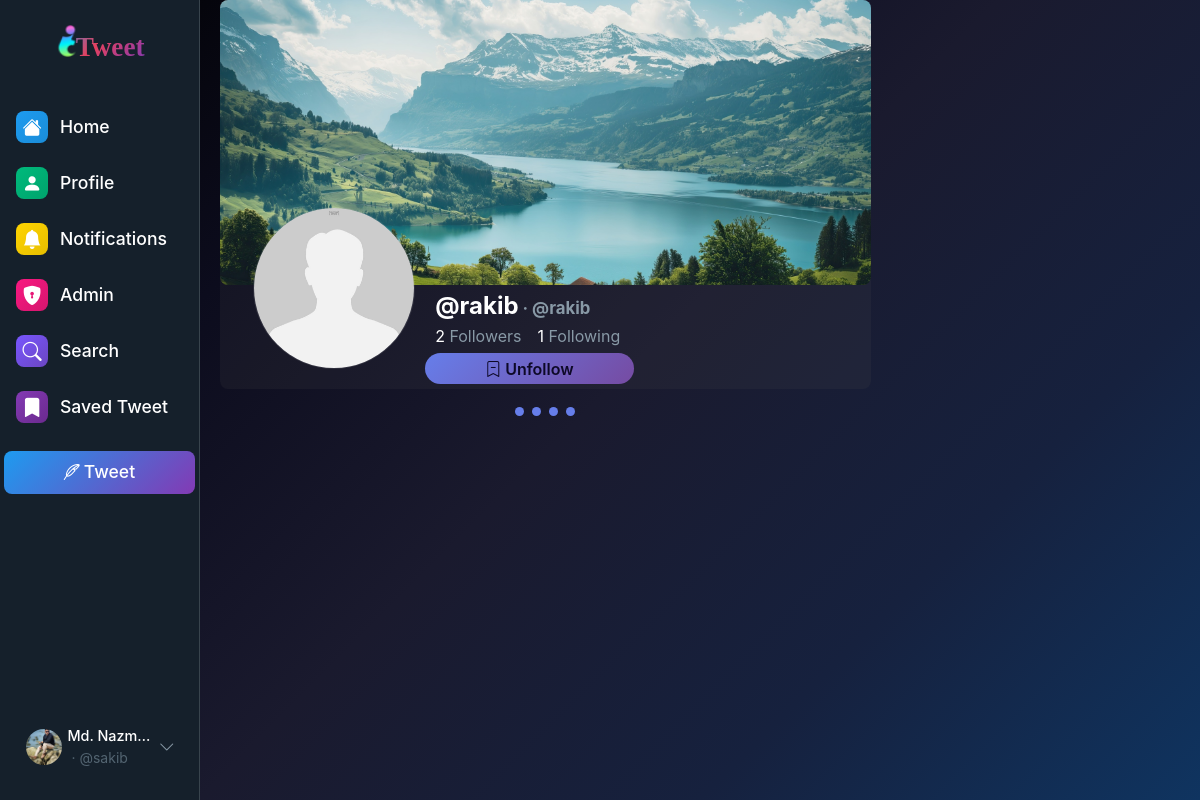
Page /user/profile/5 (signed in) on the committed database.
### user_profile/models.py (models this page shows, shortened)
class UserProfile(models.Model):
    GENDER_CHOICES = [
        ('M', 'Male'),
        ('F', 'Female'),
        ('O', 'Other'),
        ('N', 'Prefer not to say'),
    ]
    RELATIONSHIP_STATUS = [
        ('SINGLE', 'Single'),
        ('IN_RELATIONSHIP', 'In a relationship'),
        ('ENGAGED', 'Engaged'),
        ('MARRIED', 'Married'),
        ('COMPLICATED', "It's complicated"),
        ('SEPARATED', 'Separated'),
        ('DIVORCED', 'Divorced'),
        ('WIDOWED', 'Widowed'),
    ]
    user = models.OneToOneField(User, on_delete=models.CASCADE, related_name='profile')
    name=models.TextField(max_length=200,blank=True,null=True)
    bio = models.TextField(max_length=500, blank=True, null=True)
    date_of_birth = models.DateField(blank=True, null=True)
    gender = models.CharField(max_length=1, choices=GENDER_CHOICES, blank=True, null=True)
    phone_number = models.CharField(max_length=20, blank=True, null=True)
    profile_picture = models.ImageField(
        upload_to='profile_pictures/',
        blank=True,
        null=True,
        default='profile_pictures/default_avatar.jpg'
    )
    cover_photo = models.ImageField(
        upload_to='cover_photos/',
        blank=True,
        null=True,
        default='cover_photos/default_cover.jpg'
    )
    follower_count=models.IntegerField(default=0)
    following_count=models.IntegerField(default=0)
    current_city = models.CharField(max_length=100, blank=True, null=True)
    hometown = models.CharField(max_length=100, blank=True, null=True)
    country = models.CharField(max_length=100, blank=True, null=True)
    workplace = models.CharField(max_length=200, blank=True, null=True)
    position = models.CharField(max_length=200, blank=True, null=True)
    education = models.CharField(max_length=200, blank=True, null=True)
    website = models.URLField(blank=True, null=True)
    facebook_url = models.URLField(blank=True, null=True)
    twitter_url = models.URLField(blank=True, null=True)
    instagram_url = models.URLField(blank=True, null=True)
    linkedin_url = models.URLField(blank=True, null=True)
    relationship_status = models.CharField(max_length=20, choices=RELATIONSHIP_STATUS, blank=True, null=True)
    is_profile_public = models.BooleanField(default=True)
    show_email = models.BooleanField(default=False)
    show_phone = models.BooleanField(default=False)
    created_at = models.DateTimeField(auto_now_add=True)
    updated_at = models.DateTimeField(auto_now=True)
    @property
    def full_name(self):
        if self.user.first_name and self.user.last_name:
            return f"{self.user.first_name} {self.user.last_name}"
        elif self.user.first_name:
            return self.user.first_name
        elif self.user.last_name:
            return self.user.last_name
        else:
            return self.user.username

### user_profile/views/user_profile.py (the view)
# urls.py: path('profile/<int:user_id>', UserProfile, name='user_profile'),
@login_required
def UserProfile(request,user_id):
        user=get_object_or_404(User,id=user_id)
        user_profile=get_object_or_404(UserProfileModel,user=user)
        comment_form=CommentForm()
        is_following=FollowModel.objects.filter(user=request.user,following_to=user).exists() if request.user.is_authenticated else False
        return render(request, 'user_profile.html',{
            'comment_form':comment_form,
            "profile_user":user,
            'user_profile':user_profile,
            'is_following':is_following,
            })

### user_profile/templates/user_profile.html (shortened to what this page needs)
{% extends 'layout.html' %}
{% load static %}
{% block content %}
  <link rel="stylesheet" href="{% static 'css/user_profile/profile_body_style.css' %}" />
  <link rel="stylesheet" href="{% static 'css/components/tweet_card_style.css' %}" />
  <link rel="stylesheet" href="{% static 'css/components/comment_style.css' %}" />
  <div class="d-flex px-lg-1 h-100">
    <div class="col-lg-8 user_profile_center_container overflow-auto">
      <div class="user_profile_data_container_parent">
        <div class="user_profile_data_container p-0">
          <div class="user_profile_cover_photo_container">
            <img class="user_profile_cover_photo" src="{{ user_profile.cover_photo.url }}" alt="" />
          </div>
          <div class="user_profile_display_photo_container z-1 d-flex">
            <img class="user_profile_display_photo border" src="{{ user_profile.profile_picture.url }}" alt="" />
            <div class="row ms-2">
              <div class="col-12 p-0 h-50"></div>
              <div class="user_profile_name_container d-flex flex-column col-12">
                <p class="profile_name m-0 hx">
                  {{ user_profile.name }}<span class="profile_username text-muted m-0 ms-1">&middot; {{ profile_user.username }}</span>
                </p>
                <div class="d-flex gap-3">
                  <div class="user_profile_follower_count_container" data-bs-toggle="modal" data-bs-target="#id_user_profile_follow_list_modal">
                    <span class="profile_followers_count">{{ user_profile.follower_count }}</span> <span class="text-muted">Followers</span>
                  </div>
                  <div class="user_profile_following_count_container" data-bs-toggle="modal" data-bs-target="#id_user_profile_follow_list_modal">
                    <span class="profile_following_count">{{ user_profile.following_count }}</span> <span class="text-muted">Following</span>
                  </div>
                </div>
                <div class="user_profile_header_edit_profile">
                  {% if user.id == profile_user.id %}
                    <a href="{% url 'edit_profile' %}"><button class="btn text-danger-emphasis p-0"><i class="bi bi-pencil-fill"></i> Edit Profile</button></a>
                  {% elif is_following %}
                    <button class="btn profile-follow-btn" onclick="fn_toggle_follow('{{ profile_user.id }}')"><i class="bi bi-bookmark-dash"></i> Unfollow</button>
                  {% else %}
                    <button class="btn profile-follow-btn" onclick="fn_toggle_follow('{{ profile_user.id }}')"><i class="bi bi-bookmark-plus"></i> Follow</button>
                  {% endif %}
                </div>
              </div>
            </div>
          </div>
        </div>
      </div>
      <div class="tab-content active" id="tweetsTab">
        <div class="user_feed_container p-lg-3 p-1">
          <div class="loading-spinner text-center" id="profile_tweet_loading">
            <div class="loading-dots">
              <div class="dot"></div>
              <div class="dot"></div>
              <div class="dot"></div>
              <div class="dot"></div>
            </div>
          </div>
        </div>
      </div>
    </div>
    <div class="user_profile_detail col-lg-4 overflow-auto vh-100 p-2 d-none d-lg-block"></div>
  </div>
{% endblock %}

### templates/layouts/home_left_panel.html (shortened to what this page needs)
{% load static %}
<link rel="stylesheet" href="{% static 'css/layouts_style/home_left_panel_style.css' %}" />
<div class="left-panel-dark d-flex flex-column justify-content-between py-4 vh-100">
  <div class="px-auto">
    <div class="text-center mb-4">
      <a class="navbar-brand logo-gradient" href="{% url 'home' %}"><img src="{% static 'favicon.ico' %}" alt="iTweet Logo" class="nav-logo-img" />Tweet</a>
    </div>
    <div class="nav-menu">
      <a class="nav-item" href="{% url 'home' %}">
        <div class="nav-icon-wrapper gradient-primary">
          <i class="bi bi-house-fill"></i>
        </div>
        <span class="nav-label">Home</span>
      </a>
      <a class="nav-item"
        href="{% if user.is_authenticated %}
          {% url 'user_profile' user_id=user.id %}
        {% else %}
          {% url 'user_profile' user_id=1 %}
        {% endif %}">
        <div class="nav-icon-wrapper gradient-success">
          <i class="bi bi-person-fill"></i>
        </div>
        <span class="nav-label">Profile</span>
      </a>
      <a class="nav-item" href="#">
        <div class="nav-icon-wrapper gradient-warning">
          <i class="bi bi-bell-fill"></i>
        </div>
        <span class="nav-label">Notifications</span>
      </a>
      <a class="nav-item" href="{% url 'admin:index' %}">
        <div class="nav-icon-wrapper gradient-danger">
          <i class="bi bi-shield-lock-fill"></i>
        </div>
        <span class="nav-label">Admin</span>
      </a>
      <a class="nav-item" id="left_panel_search_btn" data-bs-toggle="offcanvas" href="#offcanvasExample" role="button" aria-controls="offcanvasExample">
        <div class="nav-icon-wrapper gradient-info">
          <i class="bi bi-search"></i>
        </div>
        <span class="nav-label">Search</span>
      </a>
      <a class="nav-item" href="{% url 'user_saved_tweets_page' %}">
        <div class="nav-icon-wrapper gradient-purple">
          <i class="bi bi-bookmark-fill"></i>
        </div>
        <span class="nav-label">Saved Tweet</span>
      </a>
    </div>
    <a href="{% url 'tweet_create' %}">
      <div class="mt-3 px-1">
        <button class="btn btn-tweet-gradient w-100 py-2"><i class="bi bi-feather me-1"></i><span class="nav-label">Tweet</span></button>
      </div>
    </a>
  </div>
  <div class="px-3">
    {% if user.is_authenticated %}
      <div class="user-profile-dropup position-relative">
        <div class="user-profile-card" data-bs-toggle="dropdown" aria-expanded="false">
          <div class="user-avatar2">
            <img src="{{ user.profile.profile_picture.url }}" alt="{{ user.username }}" class="profile-img" />
          </div>
          <div class="user-info d-none d-lg-block">
            <div class="d-none d-lg-block">
              <p class="left_panel_username d-none d-xl-block">{{ user.profile.full_name|default:user.username }}</p>
              <p class="user-handle">{{ user.username }}</p>
            </div>
          </div>
          <div class="dropdown-arrow">
            <i class="bi bi-chevron-down"></i>
          </div>
        </div>
      </div>
    {% else %}
      <div class="login-prompt">
        <a class="btn btn-outline-gradient-home-left w-100 py-2" href="{% url 'login' %}"><i class="bi bi-box-arrow-in-right me-2"></i>Login</a>
      </div>
    {% endif %}
  </div>
</div>

### static/css/layout.css (style rules this page uses)
body { height: 100vh; overflow: auto; }
:root { --bg-dark: #15202b; --bg-card: #192734; --bg-hover: #22303c; --text-primary: #ffffff; --text-secondary: #8899a6; --accent-primary: #1d9bf0; --accent-hover: #1a8cd8; --border-color: #38444d; --mobile: (max-width: 576px); }
.hx { font-size: x-large; font-weight: bold; }
.gradient-primary { background: linear-gradient(135deg, #1d9bf0, #1a8cd8); }
.gradient-success { background: linear-gradient(135deg, #00ba7c, #00a36c); }
.gradient-warning { background: linear-gradient(135deg, #ffd400, #e6be00); }
.gradient-danger { background: linear-gradient(135deg, #f91880, #d4166e); }
.gradient-info { background: linear-gradient(135deg, #7856ff, #6b46c1); }
.gradient-purple { background: linear-gradient(135deg, #833ab4, #6b2a8e); }
.loading-dots { display: flex; justify-content: center; gap: 8px; padding: 2px; }
.dot { width: 9px; height: 9px; border-radius: 50%; background: #667eea; animation: bounce 1.4s infinite ease-in-out both; }
.dot:nth-child(1) { animation-delay: -0.48s; }
.dot:nth-child(2) { animation-delay: -0.24s; }
.dot:nth-child(3) { animation-delay: -0.12s; }

### static/css/dark-mode.css (style rules this page uses)
body.dark-mode { color: #ffffff !important; font-family: -apple-system, BlinkMacSystemFont, "Segoe UI", Roboto, sans-serif; min-height: 100vh; background-attachment: fixed; margin: 0; padding: 0; }
.dark-mode.cosmic { background: linear-gradient(135deg, #000000 0%, #0c0c1d 25%, #1a1a2e 50%, #16213e 75%, #0f3460 100%) !important; }
body.dark-mode .navbar-brand, body.dark-mode .navbar-nav .nav-link { color: #ffffff !important; }
body.dark-mode .text-muted { color: #8899a6 !important; }
body.dark-mode .border { border-color: rgba(255, 255, 255, 0.1) !important; }

### static/css/layouts_style/home_left_panel_style.css (style rules this page uses)
.navbar-brand { font-family: "Brush Script MT", cursive; }
.left-panel-dark { background: var(--bg-dark); border-right: 1px solid var(--border-color); width: 100%; }
.logo-gradient { font-size: 1.7rem; font-weight: 700; background: linear-gradient(135deg, #1d9bf0 0%, #e4405f 50%, #833ab4 100%); -webkit-background-clip: text; -webkit-text-fill-color: transparent; background-clip: text; text-decoration: none; transition: all 0.3s ease; margin-left: -10px; }
.nav-logo-img { height: 2.2rem; margin-right: -4px; margin-bottom: 16px; }
.nav-menu { display: flex; flex-direction: column; gap: 0rem; }
.nav-item { display: flex; align-items: center; padding: 0.75rem 1rem; color: var(--text-primary); text-decoration: none; border-radius: 8px; transition: all 0.3s ease; position: relative; gap: 0.75rem; }
.nav-icon-wrapper { width: 32px; height: 32px; display: flex; align-items: center; justify-content: center; border-radius: 8px; transition: all 0.3s ease; }
.nav-icon-wrapper i { font-size: 1.2rem; color: white; }
.nav-label { font-size: 1.1rem; font-weight: 500; transition: all 0.3s ease; }
.btn-tweet-gradient { background: linear-gradient(135deg, #1d9bf0, #833ab4); border: none; border-radius: 8px; font-weight: 600; font-size: 1rem; color: white; transition: all 0.3s ease; position: relative; overflow: hidden; }
.btn-tweet-gradient::before { content: ""; position: absolute; top: 0; left: -100%; width: 100%; height: 100%; background: linear-gradient(90deg, transparent, rgba(255, 255, 255, 0.2), transparent); transition: left 0.5s; }
.user-profile-dropup { position: relative; }
.user-profile-card { display: flex; align-items: center; padding: 0.45rem; background: transparent; border-radius: 8px; cursor: pointer; transition: all 0.3s ease; gap: 0.2rem; border: 1px solid transparent; }
.profile-img { width: 40px; height: 40px; border-radius: 50%; object-fit: cover; border: 2px solid transparent; transition: all 0.3s ease; }
.user-info { flex: 1; min-width: 0; }
.left_panel_username { color: var(--text-primary); margin: 0; font-size: 0.9rem; font-weight: 500; white-space: nowrap; overflow: hidden; text-overflow: ellipsis; transition: all 0.3s ease; }
.user-handle { color: var(--text-secondary); margin: 0; font-size: 0.8rem; white-space: nowrap; overflow: hidden; text-overflow: ellipsis; transition: all 0.3s ease; }
.dropdown-arrow { color: var(--text-secondary); flex-shrink: 0; transition: all 0.3s ease; }

### static/css/components/tweet_card_style.css (style rules this page uses)
.overflow-auto { scrollbar-width: none; }
.user-info { display: flex; align-items: flex-start; gap: 12px; flex: 1; }
.user-handle { font-size: 14px; color: #536471; margin-right: 8px; }
.user-handle::before { content: "·"; margin-right: 4px; margin-left: 4px; }

### rows in the picture
UserProfile: cover_photo (placeholder picture), profile_picture (placeholder picture), name "@rakib", follower_count "2", following_count "1"

### other values in the picture
{{ user.profile.full_name|default:user.username }} "Md. Nazm…"
{{ user.username }} "@sakib"
{{ profile_user.username }} "@rakib"
